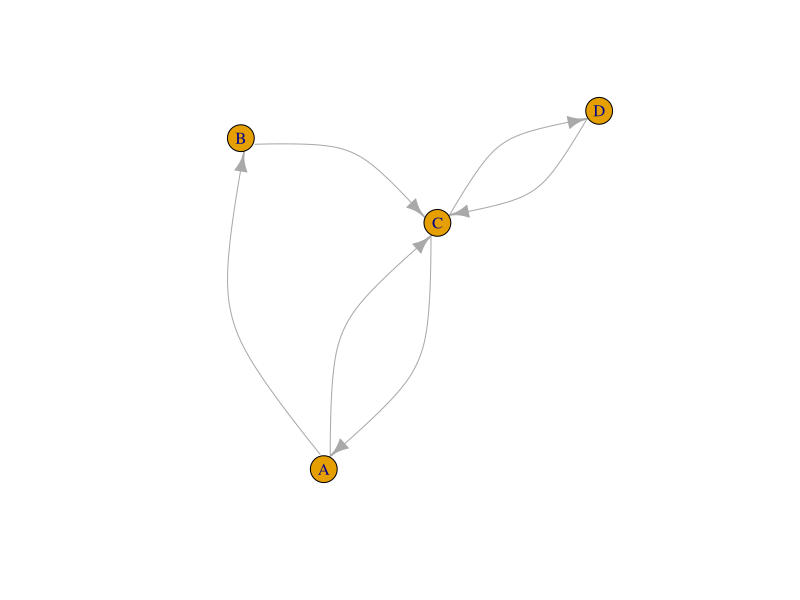
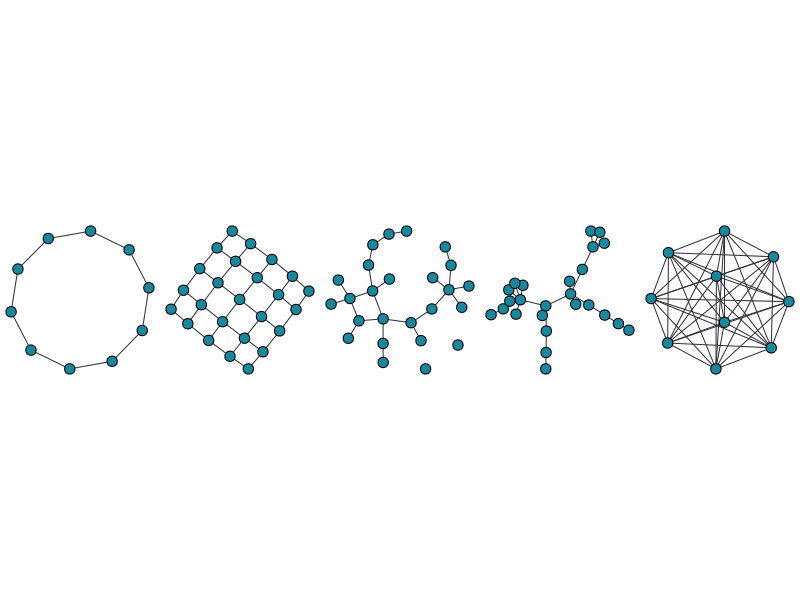
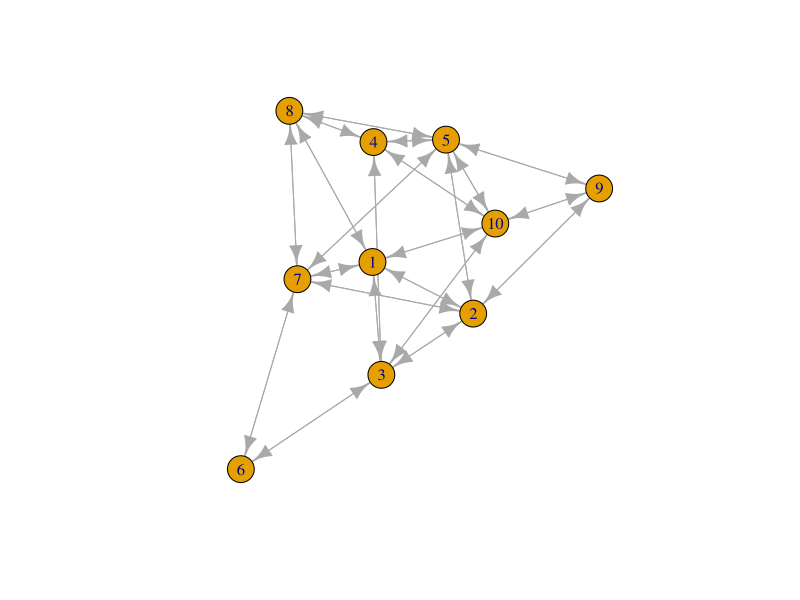
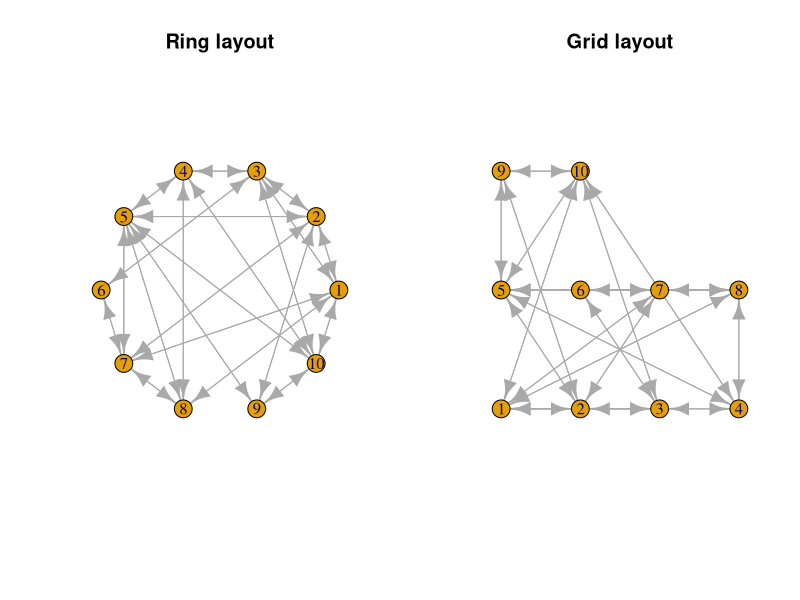
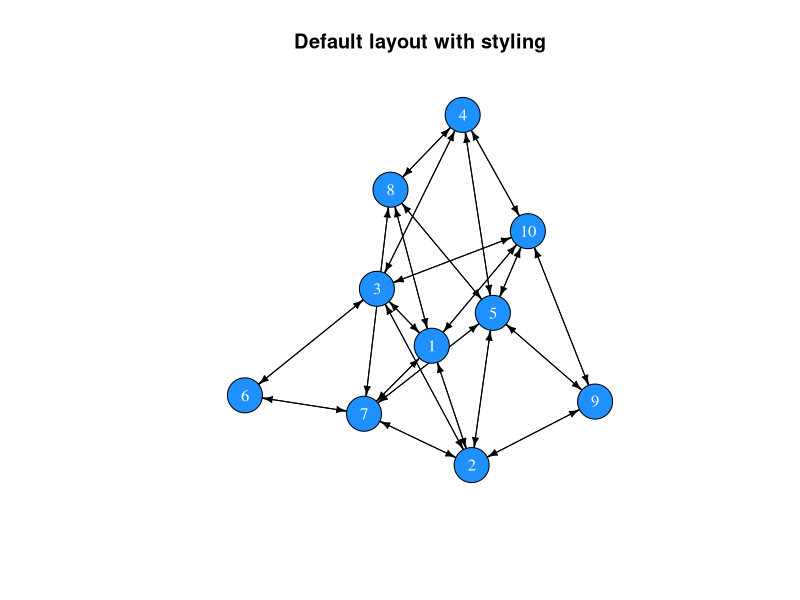
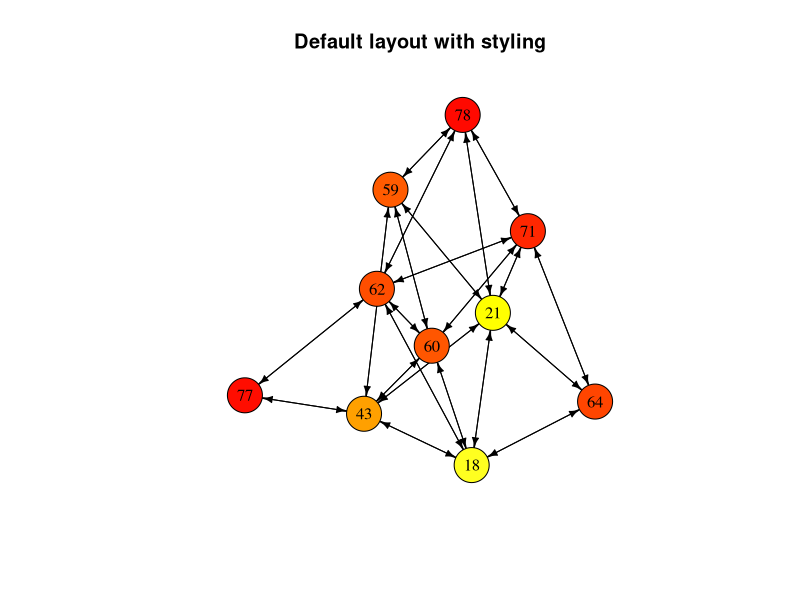
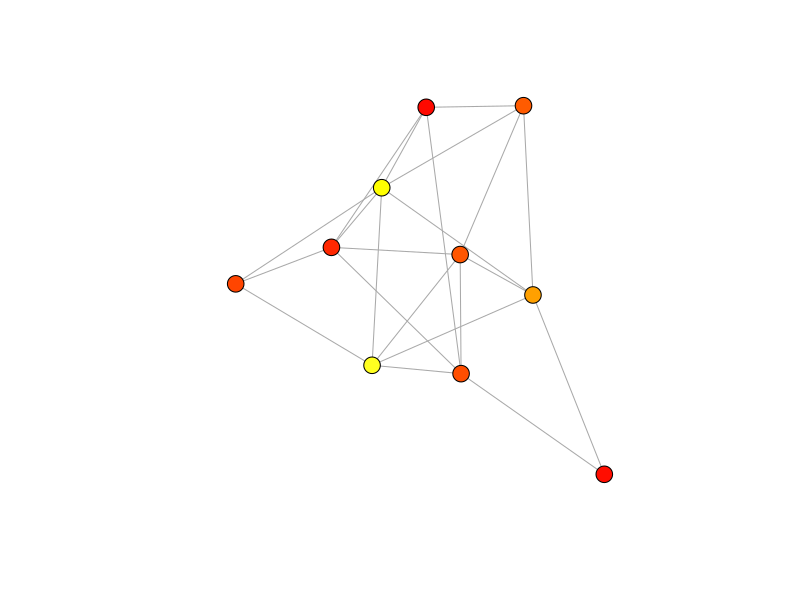
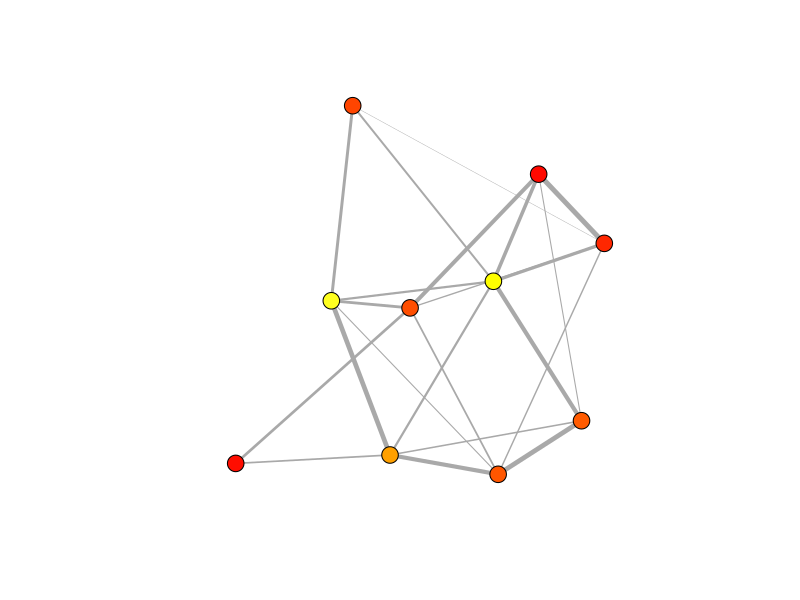

The R script that drew these images, in order:
## ---- chunk 1
library(igraph)
A <- matrix(c(0,1,1,0, 0,0,1,0, 1,0,0,1, 0,0,1,0), nrow = 4, byrow = TRUE)
row.names(A) <- c("A", "B", "C", "D")
colnames(A) <- c("A", "B", "C", "D")
net <- graph_from_adjacency_matrix(A)
plot(net, edge.curved=0.5)
## ---- chunk 2
m <- matrix(c(0,1,1,0, 0,0,1,0, 1,0,0,1, 0,0,1,0), nrow = 4, byrow = TRUE)
row.names(m) <- LETTERS[1:4]
colnames(m) <- LETTERS[1:4]
m
## ---- chunk 3
all(m[upper.tri(m)] == t(m)[upper.tri(m)])
## ---- chunk 4
isSymmetric(m)
## ---- chunk 5
# Creating a random matrix
random_matrix <- matrix(sample(x = c(0,1), size = 10^2, replace=T), ncol=10)
random_matrix
# It is not symmetric
isSymmetric(random_matrix)

# Replace the upper triangle with the transposed upper triangle
random_matrix[upper.tri(random_matrix)] <- t(random_matrix)[upper.tri(random_matrix)]
random_matrix
# Now it is symmetric
isSymmetric(random_matrix)
## ---- chunk 6
library(igraph)
parbefore <- par()$mar
par(mar=c(0,0,0,0))
par(mfrow=c(1,5))
tmp <- lapply(
  list(
    make_ring(n=10),
    make_lattice(dimvector=c(5,5), nei=1, directed=F),
    erdos.renyi.game(n=25,p.or.m=.1, type="gnp", directed=F, loops=F),
    barabasi.game(n=25, power=1.1, directed=F),
    make_full_graph(n=10)
  ), plot, vertex.label=NA, vertex.color="#18889F", edge.color="#33333B", edge.width=1)
par(mfrow=c(1,1))
par(mar=parbefore)
## ---- chunk 7
create_network <- function(N, f){
  # set up an empty adjacency matrix of size NxN
  A <- matrix(0, ncol = N, nrow = N)
  # set up a friendship counter
  friends <- 0
  
  # we will add friendships until we reach the desired number
  while(friends < round((((N^2)-N)/2) * f)){
    dyad <- sample(x = N, size = 2, replace = FALSE)
    i <- dyad[1]
    j <- dyad[2]
    if(A[i, j] == 0){
      A[i, j] <- A[j, i] <- 1
      friends <- friends + 1
      }
  }
  return(A)
}
## ---- chunk 8
adjm <- create_network(N = 10, f = .5)
adjm
## ---- chunk 9
# adj <- create_network(N = 20, f = .15)
# net <- graph_from_adjacency_matrix(adj)
# plot(net, vertex.label=NA, vertex.color="#18889F", edge.color="#33333B", vertex.size=3, edge.arrow.size=.1)
net <- graph_from_adjacency_matrix(adjm)
net
## ---- chunk 10
# set.seed(1)
plot(net)
## ---- chunk 11
par(mfrow = c(1,2))
plot(net, layout = layout.circle(net), main = "Ring layout")
plot(net, layout = layout.grid(net), main = "Grid layout")
par(mfrow = c(1,1))
## ---- chunk 12
set.seed(1)
plot(net, 
     vertex.color = "dodgerblue", 
     vertex.label.color = "white",
     vertex.size = 20,
     edge.color = "black",
     edge.width = 1,
     edge.arrow.size = 0.5,
     main = "Default layout with styling")
## ---- chunk 13
# Generate random ages
age <- sample(x = 18:80, size = vcount(net), replace = TRUE)
# Select colours
col <- heat.colors(n = 80, rev = TRUE)[age]
# Plot network with col
set.seed(1)
plot(net, 
     vertex.color = col, 
     vertex.label = age,
     vertex.label.color = "black",
     vertex.size = 20,
     edge.color = "black",
     edge.width = 1,
     edge.arrow.size = 0.5,
     main = "Default layout with styling")
## ---- chunk 14
get.vertex.attribute(net)
## ---- chunk 15
# Add an attribute called 'age' and assign the values of the age vector
V(net)$age <- age
# The same for the 'col' vector
V(net)$col <- col
# Return attributes
get.vertex.attribute(net)
# Return the network object
net
## ---- chunk 16
net <- as.undirected(net)
set.seed(1)
plot(net, 
     vertex.color = V(net)$col, 
     vertex.label = NA,
     vertex.size = 9,
     edge.width = 1,
     edge.arrow.size = 0.5)
## ---- chunk 17
# Create random strength values
strength <- runif(n = ecount(net), min = 0, max = 1)
# Assign values to edges
E(net)$weight <- strength
net
## ---- chunk 18
set.seed(1)
plot(net, 
     vertex.color = V(net)$col, 
     vertex.label = NA,
     vertex.size = 9,
     edge.width = E(net)$weight*5,
     edge.arrow.size = 0.5)
## ---- chunk 19
V(net)
E(net)
## ---- chunk 20
get.vertex.attribute(graph = net)
get.edge.attribute(net)
## ---- chunk 21
vcount(net)
ecount(net)
## ---- chunk 22
diameter(graph = net)
## ---- chunk 23
mean_distance(graph = net)
## ---- chunk 24
edge_density(graph = net)
## ---- chunk 25
reciprocity(graph = net)
## ---- chunk 26
transitivity(graph = net)
## ---- chunk 27
# number of edges that connected with each node
degree(graph = net)

# we can use the mean of all degree centralities as a general measure for the entire network
mean(degree(graph = net))
## ---- chunk 28
sort(strength(graph = net))
## ---- chunk 29
closeness(graph = net)
## ---- chunk 30
betweenness(graph = net)
## ---- chunk 31
eigen_centrality(graph = net)$vector
## ---- chunk 32
between <- betweenness(graph = net)
col <- heat.colors(n = max(between)+1, rev = TRUE)[between+1]
# Plot network with col
set.seed(1)
plot(net, 
     vertex.color = col, 
     vertex.label = between,
     vertex.label.color = "black",
     vertex.size = 20,
     edge.color = "black",
     edge.width = 1,
     edge.arrow.size = 0.5,
     main = "Betweenness centrality")
## ---- chunk 33
library(tidyverse)
gossip_model <- function(N, f, r_max, sim = 1){
  # Create a vector indicating possession of gossip and set one entry to TRUE
  gossip <- rep(FALSE, N)
  gossip[sample(x = N, size = 1)] <- TRUE
  # Create a network
  adjm <- create_network(N = N, f = f)
  # Create a reporting variable
  proportion <- rep(0, r_max)

  # Rounds
  for(r in 1:r_max){
    # In random sequence go through all individuals without gossip
    for(i in sample(N)){
      # Select i's neighbourhood
      nei <- adjm[i,] > 0
      # Proceed if there is at least one neighbour
      if(sum(nei) > 0){
        # Choose one random neighbour, j
        j <- sampling(x = which(nei), size = 1)
        # Set i's gossip indicator to TRUE if j's indicator is TRUE
        if(gossip[j]){
          gossip[i] <- TRUE
        }
      }
    }
    # Record proportion of the population with gossip
    proportion[r] <- sum(gossip) / N
    # Increment the round counter
    r <- r + 1
  }
  # Return a tibble with simulation results
  return(tibble(time = 1:r_max, proportion = proportion, f = f, sim = sim))
}
## ---- chunk 34
sampling <- function(x, size = length(x), prob = NULL){
  if(length(x) == 1){
    return(x)
  } else {
    return(sample(x = x, size = size, prob = prob))
  }
}
## ---- chunk 35
N <- 1000
set.seed(3)
data <- lapply(X = c(1/N, 2/N, 3/N, 5/N, 8/N, 10/N), 
              FUN = function(f) gossip_model(N = N, f = f, r_max = 50))
data_bnd <- bind_rows(data)
## ---- chunk 36
ggplot(data_bnd) + 
  geom_line(aes(x = time, y = proportion, col = factor(round(f*N)))) + 
  ylab("prop. of pop. with gossip") +
  theme_bw()
## ---- chunk 37
N <- 100
f <- rep(c(1/N, 2/N, 3/N, 5/N, 8/N, 10/N), each = 10)

set.seed(5)
data <- lapply(X = 1:length(f), 
              FUN = function(i) gossip_model(N = N, f = f[i], r_max = 50, sim = i))
## ---- chunk 38
data_bnd <- bind_rows(data)
ggplot(data_bnd) +
  geom_line(aes(x = time, y = proportion, col = factor(f*N), group = factor(sim))) + 
  ylab("prop. of pop. with gossip") +
  theme_bw()
## ---- chunk 39
data_bnd_last <- data_bnd[data_bnd$time == max(data_bnd$time), ]
ggplot(data_bnd_last) + 
  geom_boxplot(aes(x = (f*N), y = proportion, fill = factor(f*N))) + 
  xlab("average number of friends") +
  ylab("prop. of pop. with gossip") +
  theme_bw()
## ---- chunk 40
data_bnd_time <- lapply(data, function(dat){
  tibble(dat[1,], time_to_x = which(dat[,"proportion"] >= 0.75)[1])
}) %>% bind_rows()

data_bnd_time$time_to_x[is.na(data_bnd_time$time_to_x)] <- 50

ggplot(data_bnd_time) + 
  geom_boxplot(aes(x = (f*N), y = time_to_x, fill = factor(f*N))) + 
  xlab("average number of friends") +
  ylab("Time to spread to 75% of population") +
  theme_bw()
## ---- chunk 41
prop_nei_info <- seq(from = 0, to = 1, length.out = 10)
contagion <- tibble(
  contagion = rep(c("simple", "complex"), each = 10),
  x = rep(prop_nei_info, 2), 
  y = c(prop_nei_info, prop_nei_info^2))

ggplot(contagion) + 
  geom_point(aes(x = x, y = y, col = contagion)) +
  xlab("proportion of neighbours with info") + 
  ylab("probability to acquire info") +
  theme_bw()
## ---- chunk 42
gossip_model_2 <- function(N, f, r_max, sim = 1){
  # Create a vector indicating possession of gossip and set one entry to TRUE
  gossip <- rep(FALSE, N)
  gossip[sample(x = N, size = 1)] <- TRUE
  # Create a network
  adjm <- create_network(N = N, f = f)
  # Create a reporting variable
  proportion <- rep(0, r_max)

  # Rounds
  for(r in 1:r_max){
    # In random sequence go through all individuals without gossip
    for(i in sample(N)){
      # Select i's neighbourhood
      nei <- adjm[i,] > 0
      # Proceed if there is at least one neighbour
      if(sum(nei) > 0){
        # Choose one random neighbour, j
        j <- sampling(x = which(nei), size = 1)
        # Set i's gossip indicator to TRUE if j's indicator is TRUE
        if(gossip[j]){
          gossip[i] <- TRUE
        }
      }
    }
    # Record proportion of the population with gossip
    proportion[r] <- sum(gossip) / N
    # Increment the round counter
    r <- r + 1
  }
  # Return a tibble with simulation results
  return(tibble(time = 1:r_max, proportion = proportion, f = f, sim = sim))
}
## ---- chunk 43
informationSpread <- function(ADJM, MODE = "simple", ROUNDS = 100, CONTACTS = 1){
  N <- nrow(ADJM)
  
  # set up behaviour
  behaviour <- rep(F, N)
  behaviour[sample(N,size = 10)] <- TRUE
  
  # recording data
  fraction <- rep(0, ROUNDS)
  
  # loop
  for(round in 1:ROUNDS){
    # record
    fraction[round] <- sum(behaviour)/N
    
    # pick random individual
    focal <- sample(x = N, size = 1)
    # who are its neighbours
    neigh <- adjm[focal, ] == 1
    
    if(sum(behaviour[neigh]) >= CONTACTS){
      behaviour[focal] <- TRUE
    }
    
  }
  return(tibble(mode = MODE, 
                frac = fraction, 
                round = 1:ROUNDS))
}

# Simulations with clustered (lattice) networks
net <- watts.strogatz.game(size = 10, dim = 2, nei = 2, p = .01)
adjm <- as.matrix(get.adjacency(net))
clu <- informationSpread(ADJM = adjm, MODE = "simple", ROUNDS = 1000, CONTACTS = 1)
clu$network <- "clustered"

# Simulations with random (small world) networks
net2 <- erdos.renyi.game(n = 100, p.or.m = 600, type = "gnm", directed = FALSE, loops = FALSE)
adjm2 <- as.matrix(get.adjacency(net2))
rand <- informationSpread(ADJM = adjm2, MODE = "simple", ROUNDS = 1000, CONTACTS = 1)
rand$network <- "random"

res <- rbind(clu, rand)
## ---- chunk 44
ggplot(res) + 
  geom_line(aes(x = round, y = frac, col = network, linetype = mode), size = .9) + 
  theme_bw()
## ---- chunk 45
# for repeated interactions 
informationSpread <- function(NET, MODE = "simple", ROUNDS = 100, CONTACTS = 1){
  if(NET == "clustered"){
    net <- watts.strogatz.game(size = 10, dim = 2, nei = 2, p = .01, loops = FALSE, multiple = FALSE)
  } else if(NET == "random"){
    net <- erdos.renyi.game(n = 100, p.or.m = 600, type = "gnm", directed = FALSE, loops = FALSE)
  }
 adjm <- as.matrix(get.adjacency(net)) 
 
  N <- nrow(adjm)
  
  # set up behaviour
  behaviour <- rep(F, N)
  behaviour[sample(N,size = 10)] <- TRUE
  
  # recording data
  fraction <- rep(0, ROUNDS)
  
  # loop
  for(round in 1:ROUNDS){
    # record
    fraction[round] <- sum(behaviour)/N
    
    # pick random individual
    focal <- sample(x = N, size = 1)
    # who are its neighbours
    neigh <- adjm[focal, ] == 1
    
    if(sum(behaviour[neigh]) >= CONTACTS){
      behaviour[focal] <- TRUE
    }
    
  }
  return(tibble(network = NET, 
                mode = MODE, 
                frac = fraction, 
                round = 1:ROUNDS))
}

# repeated runs
reps <- 10

# simulte complex and simple contagion for clustered networks
set.seed(11)
clu_simple <- do.call("rbind", 
                      lapply(1:reps, function(x) informationSpread(NET = "clustered", 
                                     ROUNDS = 1000, CONTACTS = 1, MODE = "simple")))
clu_comp <- do.call("rbind", 
                    lapply(1:reps, function(x) informationSpread(NET = "clustered", 
                                     ROUNDS = 1000, CONTACTS = 4, MODE = "complex")))
clu <- rbind(clu_simple, clu_comp)

# simulte complex and simple contagion for random networks
rand_simple <- do.call("rbind", 
                       lapply(1:reps, function(x) informationSpread(NET = "random", 
                                      ROUNDS = 1000, CONTACTS = 1, MODE = "simple")))
rand_comp <- do.call("rbind", 
                     lapply(1:reps, function(x) informationSpread(NET = "random", 
                                      ROUNDS = 1000, CONTACTS = 4, MODE = "complex")))
rand <- rbind(rand_simple, rand_comp)

# combine results
res <- rbind(clu, rand)
## ---- chunk 46
ggplot(res) + 
  stat_smooth(aes(x = round, y = frac, col = network, 
                  linetype = mode), size = .9, se = T) +
  ylab("Proportion of individuals with information") +
  xlab("Round") + 
  theme_bw()
